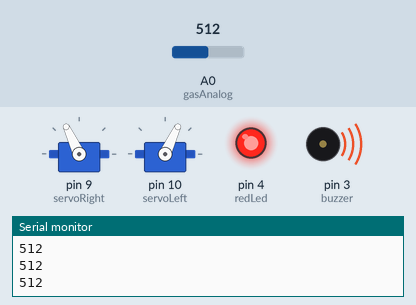
Recording of a sketch running on a simulated Arduino Uno, built with avr-gcc and run on an emulated ATmega328P. On the bench: 2 × servo, output pins drawn as LEDs (lit = HIGH), buzzer (waves = sounding, pin HIGH), the last lines printed to the serial monitor. The test bench sets the inputs (shaded band); at power-on: A0 (gasAnalog) = 512.

Above: at 1.2 s.
1.3 s: A0 (gasAnalog) set to 217
2.8 s: A0 (gasAnalog) set to 190
At 4.0 s:
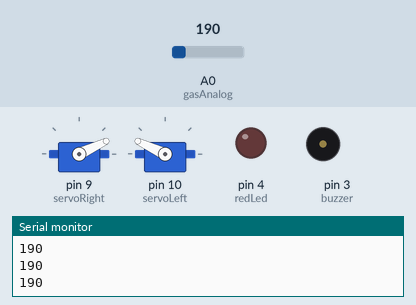
4.3 s: A0 (gasAnalog) set to 287
5.8 s: A0 (gasAnalog) set to 313
At 6.5 s:
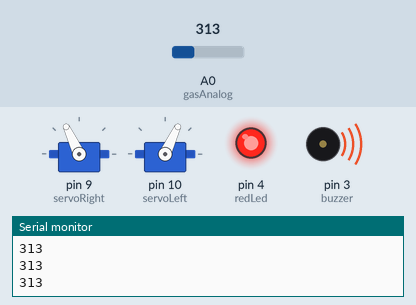
7.3 s: A0 (gasAnalog) set to 122
At 7.9 s:
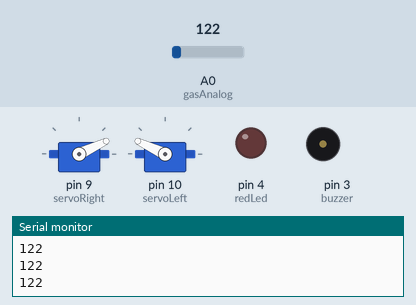
Timing chart, 0 to 9.9 s (numbered marks = the images above; inputs shaded):
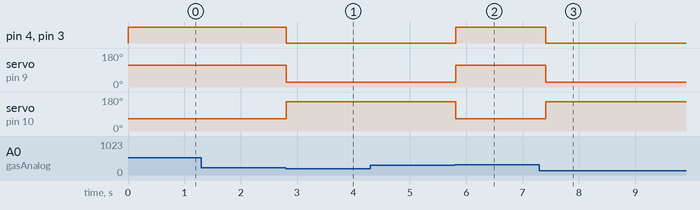

Measured:
- the behaviour switches between 201 and 200 on A0 (gasAnalog) (found by bisection; images 0 and 1)
- the behaviour switches between 299 and 300 on A0 (gasAnalog) (found by bisection; images 1 and 2)
- after the input at 2.8 s, pin 4 (redLed), pin 3 (buzzer): HIGH → LOW at once; servo on pin 9 (servoRight): 115° → 25° at once; servo on pin 10 (servoLeft): 65° → 155° at once
- after the input at 5.8 s, pin 4 (redLed), pin 3 (buzzer): LOW → HIGH at once; servo on pin 9 (servoRight): 25° → 115° at once; servo on pin 10 (servoLeft): 155° → 65° at once
- after the input at 7.3 s, pin 4 (redLed), pin 3 (buzzer): HIGH → LOW after 0.11 s; servo on pin 9 (servoRight): 115° → 25° after 0.11 s; servo on pin 10 (servoLeft): 65° → 155° after 0.11 s

The sketch:

basic-gas-system.ino
```cpp
#include <Servo.h> // servo library

Servo servoRight;
Servo servoLeft;

int gasAnalog = A0;
int buzzer = 3;
int redLed = 4;

void setup() {
  Serial.begin(9600);
  pinMode(buzzer, OUTPUT);
  pinMode(redLed, OUTPUT);
  servoRight.attach(9);
  servoLeft.attach(10);
}

void loop() {
  int gasValue = analogRead(gasAnalog);
  Serial.println(gasValue);

  if (gasValue >= 300) {
    digitalWrite(redLed, HIGH); // red led on when there's gas
    digitalWrite(buzzer, HIGH); // buzzer on when there's gas

    servoRight.write(115);
    servoLeft.write(65);
  }

  if (gasValue <= 200) {
    digitalWrite(redLed, LOW); // red led off when there's no gas
    digitalWrite(buzzer, LOW); // buzzer off when there's no gas

    servoRight.write(25);
    servoLeft.write(155);
  }

  delay(200);
}
```
